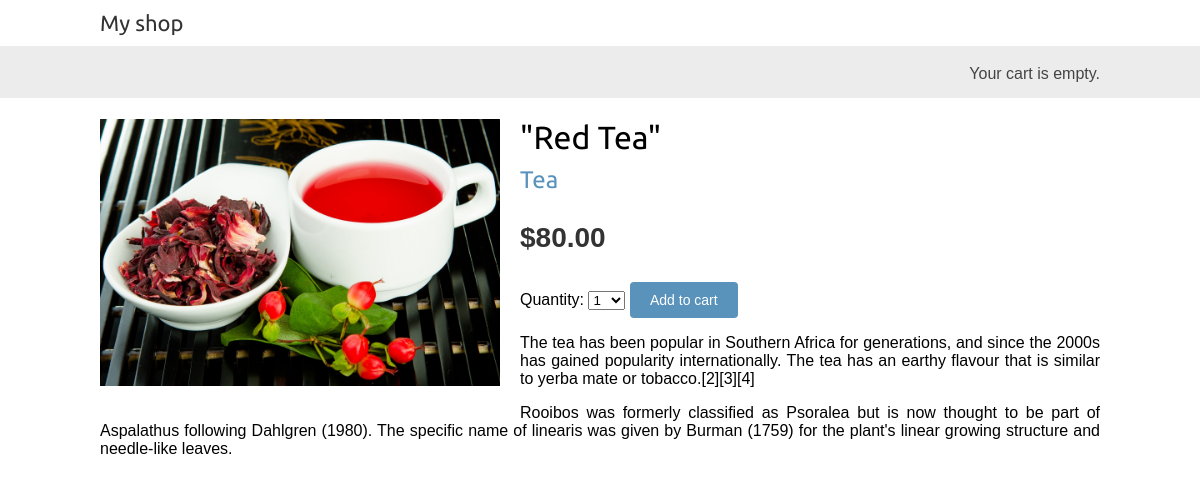
Screenshot of /3/red-tea/ with the database file from the repository.
### shop/models.py (models this page shows, shortened)
class  Product(models.Model):
    category = models.ForeignKey(Category,
                              related_name='products',
                              on_delete=models.CASCADE)
    name = models.CharField(max_length=200)
    slug = models.SlugField(max_length=200)
    image = models.ImageField(upload_to = 'products/%Y/%m/%d',
                              blank=True)
    description = models.TextField(blank=True)
    price = models.DecimalField(max_digits=10,
                                decimal_places=2)
    available = models.BooleanField(default=True)
    created = models.DateTimeField(auto_now_add=True)
    updated = models.DateTimeField(auto_now=True)
    class Meta:
        ordering = ['name']
        indexes = [
            models.Index(fields=['id','slug']),
            models.Index(fields=['name']),
            models.Index(fields=['-created']),
        ]

class Category(models.Model):
    name = models.CharField(max_length=200)
    slug = models.SlugField(max_length=200)
    class Meta:
        ordering = ['name']
        indexes = [
            models.Index(fields=['name']),
        ]
        verbose_name = 'category'
        verbose_name_plural = 'categories'
    def __str__(self):
        return self.name
    def get_absolute_url(self):
        return reverse('shop:product_list_by_category',
                        args = [self.slug])

### shop/views.py (the view)
# urls.py: path('<int:id>/<slug:slug>/', views.product_detail,
def product_detail(request, id, slug):
    product = get_object_or_404(Product,
                                id=id,
                                slug=slug,
                                available=True)
    cart_product_form = CartAddProductForm()
    r = Recommender()
    recommeded_products = r.suggest_products_for([product],4)
    return render(request, 'shop/product/detail.html',
                  {'product': product,
                  'cart_product_form': cart_product_form,
                  'recommended_products':recommeded_products})

### cart/forms.py
class CartAddProductForm(forms.Form):
    quantity = forms.TypedChoiceField(
                    choices = PRODUCT_QUANTITY_CHOICES,
                    coerce=int)
    override = forms.BooleanField(required=False,
                                  initial = False,
                                  widget=forms.HiddenInput)

### cart/cart.py (called while the page is built)
    def __len__(self):
        return sum(item['quantity'] for item in self.cart.values())

### cart/context_processors.py (called while the page is built)
def cart(request):
    return {'cart':Cart(request)}

### shop/recommender.py (called while the page is built, shortened)
    def get_product_key(self, id):
        return f'product:{id}: purchased_with'

    def suggest_products_for(self, products, max_results=6):
        products_ids = [p.id for p in products]
        if len(products) == 1 :
            suggestions = r.zrange(
                    self.get_product_key(products_ids[0]),
                    0,-1,desc=True)[:max_results]
        suggested_products_ids = [int(id) for id in suggestions]
        suggested_products = list(Product.objects.filter(
            id__in=suggested_products_ids))
        suggested_products.sort(key=lambda x: suggested_products_ids.index(x.id))
        return suggested_products

### shop/templates/shop/product/detail.html (shortened to what this page needs)
{% extends "shop/base.html" %}
{% load static %}
{% block content %}
 <div class="product-detail">
    <img src="{% if product.image %}{{ product.image.url }} {% else %} {% static 'img/no_image.png' %}{% endif %}">
    <h1>"{{ product.name }}" </h1>
    <h2>
        <a href="{{ product.category.get_absolute_url }}">
            {{ product.category }}
        </a>
    </h2>
    <p class="price">${{ product.price }} </p>
    <form action={% url "cart:cart_add" product.id %} method="post">
        {{ cart_product_form }}
        <input type="submit" value="Add to cart">
    </form>
    {{ product.description|linebreaks }}
</div>
{% endblock %}

### shop/static/css/base.css (style rules this page uses)
body { margin:0; padding:0; font-family:helvetica, sans-serif; }
h1, h2, h3, h4, h5 , h6 { font-family: 'Ubuntu', sans-serif; font-weight:normal; }
a { text-decoration:none; color:#5993bb; }
a.button, input[type="submit"] { color:#fff; background:#5993bb; border-radius:4px; padding:10px 20px; font-size:14px; border:0; }
.product-detail { text-align:justify; }
.product-detail .price { color:#333; font-size:28px; font-weight:bold; }
.product-detail img { width:40%; float:left; padding:0 20px 20px 0; }
.product-detail h1 { margin-bottom:0; }
.product-detail h2 { margin-top:10px; }

### rows the page displays
Product: image (picture), name "Red Tea", category "Tea", price "80.00", description "The tea has been popular in Southern Africa for generations, and since the 2000s has gained popularity internationally. The tea has an earthy flavour that is similar to yerba mate or tobacco.[2][3][4] Rooibos was formerly classified as Psoralea but is now thought to be part of Aspalathus following Dahlgren (1980). The specific name of linearis was given by Burman (1759) for the plant's linear growing structure and needle-like leaves."
